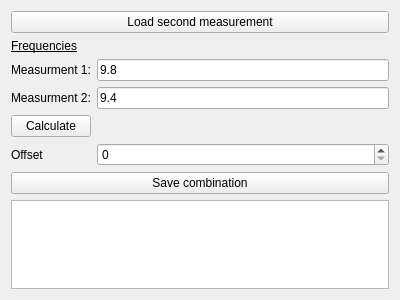
<?xml version="1.0" encoding="UTF-8"?>
<ui version="4.0">
 <class>Form</class>
 <widget class="QWidget" name="Form">
  <property name="geometry">
   <rect>
    <x>0</x>
    <y>0</y>
    <width>400</width>
    <height>300</height>
   </rect>
  </property>
  <property name="windowTitle">
   <string>Form</string>
  </property>
  <layout class="QVBoxLayout" name="verticalLayout">
   <item>
    <layout class="QVBoxLayout" name="verticalLayout_2">
     <item>
      <widget class="QPushButton" name="button_load_sec_meas">
       <property name="text">
        <string>Load second measurement</string>
       </property>
      </widget>
     </item>
     <item>
      <layout class="QFormLayout" name="formLayout">
       <item row="0" column="0">
        <widget class="QLabel" name="label_4">
         <property name="font">
          <font>
           <underline>true</underline>
          </font>
         </property>
         <property name="text">
          <string>Frequencies</string>
         </property>
        </widget>
       </item>
       <item row="1" column="0">
        <widget class="QLabel" name="label">
         <property name="text">
          <string>Measurment 1:</string>
         </property>
        </widget>
       </item>
       <item row="1" column="1">
        <widget class="QLineEdit" name="lineEdit_freq_1">
         <property name="text">
          <string>9.8</string>
         </property>
        </widget>
       </item>
       <item row="3" column="0">
        <widget class="QLabel" name="label_2">
         <property name="text">
          <string>Measurment 2:</string>
         </property>
        </widget>
       </item>
       <item row="3" column="1">
        <widget class="QLineEdit" name="lineEdit_freq_2">
         <property name="text">
          <string>9.4</string>
         </property>
        </widget>
       </item>
       <item row="6" column="0">
        <widget class="QLabel" name="label_3">
         <property name="text">
          <string>Offset</string>
         </property>
        </widget>
       </item>
       <item row="4" column="0">
        <widget class="QPushButton" name="button_calc">
         <property name="text">
          <string>Calculate</string>
         </property>
        </widget>
       </item>
       <item row="6" column="1">
        <widget class="QSpinBox" name="spinbox_offset">
         <property name="locale">
          <locale language="English" country="UnitedKingdom"/>
         </property>
         <property name="maximum">
          <number>360</number>
         </property>
        </widget>
       </item>
      </layout>
     </item>
     <item>
      <widget class="QPushButton" name="button_save">
       <property name="text">
        <string>Save combination</string>
       </property>
      </widget>
     </item>
     <item>
      <widget class="Small_Plot" name="combined_plot"/>
     </item>
    </layout>
   </item>
  </layout>
 </widget>
 <customwidgets>
  <customwidget>
   <class>Small_Plot</class>
   <extends>QGraphicsView</extends>
   <header>lib.CustomWidgets</header>
  </customwidget>
 </customwidgets>
 <resources/>
 <connections/>
</ui>
